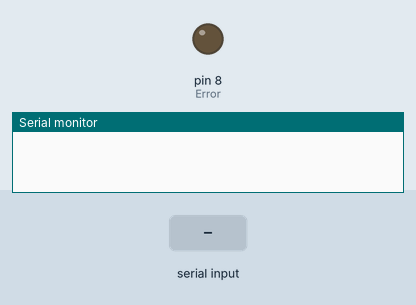
Recording of a sketch running on a simulated Arduino Uno, built with avr-gcc and run on an emulated ATmega328P. Shown: output pins drawn as LEDs (lit = HIGH), the last lines printed to the serial monitor. Inputs (shaded band) come from the test bench.

Above: at 1.2 s.
1.3 s: "XXX" received over the second serial link
At 2.0 s:
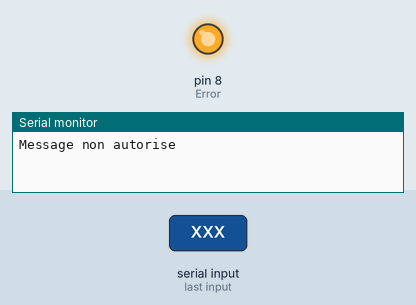
2.8 s: "1" received over the second serial link
At 4.0 s:
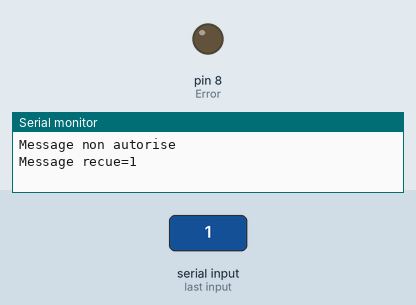
4.4 s: "XX" received over the second serial link
At 5.6 s:
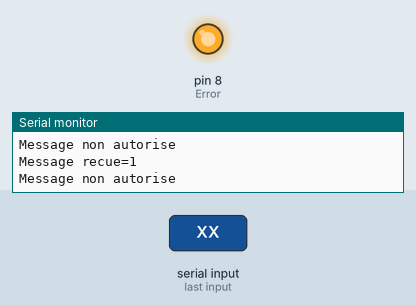
5.9 s: "0" received over the second serial link
At 6.4 s:
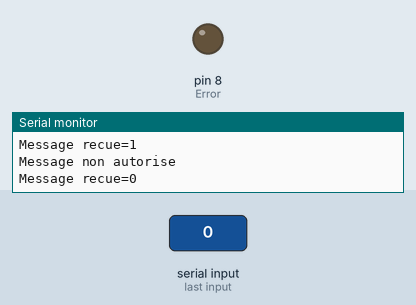
Timing chart, 0 to 8.5 s (numbered marks = the images above; inputs shaded):
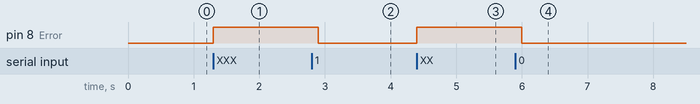

The sketch:

Mini_Projet_Radio_V2.ino
```cpp
#include <SoftwareSerial.h>

String message;
int octet, i;
char caractere;
int Error = 8; // pin 8 pour signaler une erreur

SoftwareSerial bluetooth(10, 11); // (RX, TX) (pin Rx BT, pin Tx BT)

void setup()
{
    // Ouvre la voie série avec l'ordinateur
    Serial.begin(9600);
    // Ouvre la voie série avec le module BT
    bluetooth.begin(9600);
    pinMode(Error, OUTPUT);
}

void loop() // run over and over
{
  while(bluetooth.available()!=0)
  {
    octet = bluetooth.read();
    caractere=char(octet); // convertit l'octet reçu en caractère
    message=message+caractere; // ajoute le caratère au String
    i++;
  }

  if(i != 0)
  {
    if (message == "XXX" || message == "XX" || message == "XXXX" || message == "xxxx") //mots interdits
    {
        digitalWrite(Error, HIGH); // LED rouge à 1
        Serial.println ("Message non autorise");
        bluetooth.print("Message non autorise");
        message = ""; //RAZ le String de réception
        i = 0;
     }
     else
     {
        Serial.println ("Message recue="+message); // affiche la chaine recue
        message=""; //RAZ le String de réception
        delay(100); // pause
        digitalWrite(Error, LOW); // LED rouge à 0
        bluetooth.print("slave rcve");
        i = 0;
     }
  }
}
```

Measured:
- after the input at 1.3 s, pin 8 (Error): LOW → HIGH at once
- after the input at 2.8 s, pin 8 (Error): HIGH → LOW after 0.10 s
- after the input at 4.4 s, pin 8 (Error): LOW → HIGH at once
- after the input at 5.9 s, pin 8 (Error): HIGH → LOW after 0.10 s
